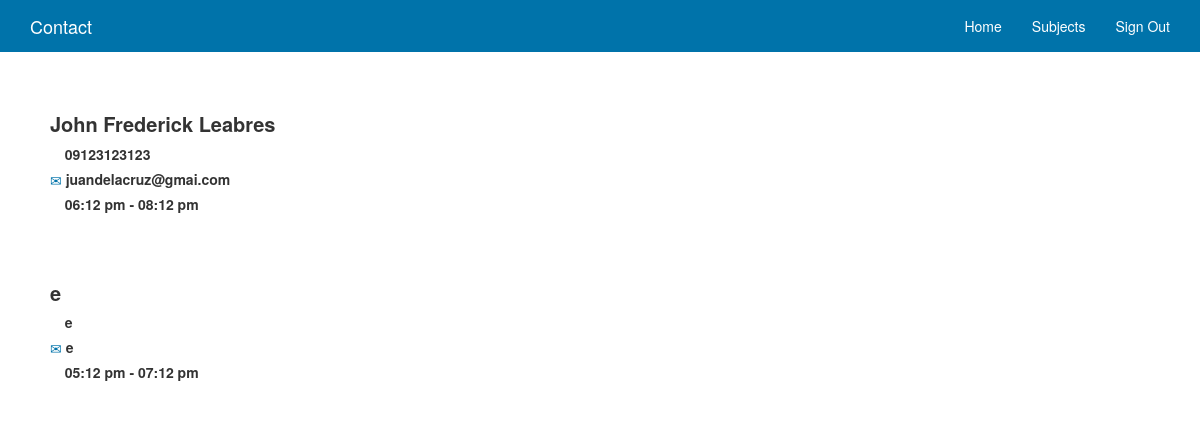
Page /contact.php?subid=3000001 on the committed database.
### tables this page shows
CREATE TABLE `contact` (
  `CONTACT_ID` varchar(50) DEFAULT NULL,
  `INSTRUCTOR` varchar(80) DEFAULT NULL,
  `CONTACT_NO` varchar(80) DEFAULT NULL,
  `EMAIL` varchar(50) DEFAULT NULL,
  `CONSULTATION_HOURS` varchar(50) DEFAULT NULL,
  `SUBJECT_ID` int(11) DEFAULT NULL
);

### contact.php (the view, shortened to what this page needs)
<?php
    include_once('header.php');
?>
<div class="container cont-contact">
    <?php
        $query2 = mysqli_query($con,"SELECT * FROM CONTACT WHERE SUBJECT_ID = '".$_SESSION['subid']."'");
        while($row2 = mysqli_fetch_array($query2)){
    ?>
        <div class="col-xs-12 cont-div-main">
            <div class="col-xs-12 cont-div">
                <label class="name"><?php echo $row2['INSTRUCTOR'];?></label><br/>
                <label><span class="glyphicon glyphicon-phone"> </span> <?php echo $row2['CONTACT_NO'];?></label><br/>
                <label><span class="glyphicon glyphicon-envelope"> </span> <?php echo $row2['EMAIL'];?></label><br/>
                <label><span class="glyphicon glyphicon-time"> </span> <?php echo $row2['CONSULTATION_HOURS'];?></label>
            </div>
        </div>
    <?php
        }
    ?>
</div>
<?php
    include_once('userfooter.php');
?>

### css/style.css (style rules this page uses)
html { position: relative; min-height: 100%; line-height: 1.15; -webkit-text-size-adjust: 100%; }
body { background-image: url(../images/bg5.jpg); background-attachment: fixed; background-size: cover; background-repeat: no-repeat; }
.cont-contact .cont-div-main { padding: 10px 0px; border-radius: 5px; }
.cont-contact .cont-div { background-color: white; padding: 20px; border-radius: 5px; }
.cont-contact .name { font-size: 20px; }
.cont-contact span { color:rgb(0,115,170); }
html { position: relative; min-height: 100%; }
body { margin-bottom: 60px; }

### rows in the picture
contact: INSTRUCTOR "John Frederick Leabres", CONTACT_NO "09123123123", EMAIL "juandelacruz@gmai.com", CONSULTATION_HOURS "06:12 pm - 08:12 pm"
contact: INSTRUCTOR "e", CONTACT_NO "e", EMAIL "e", CONSULTATION_HOURS "05:12 pm - 07:12 pm"

### other values in the picture
$page "Contact"
